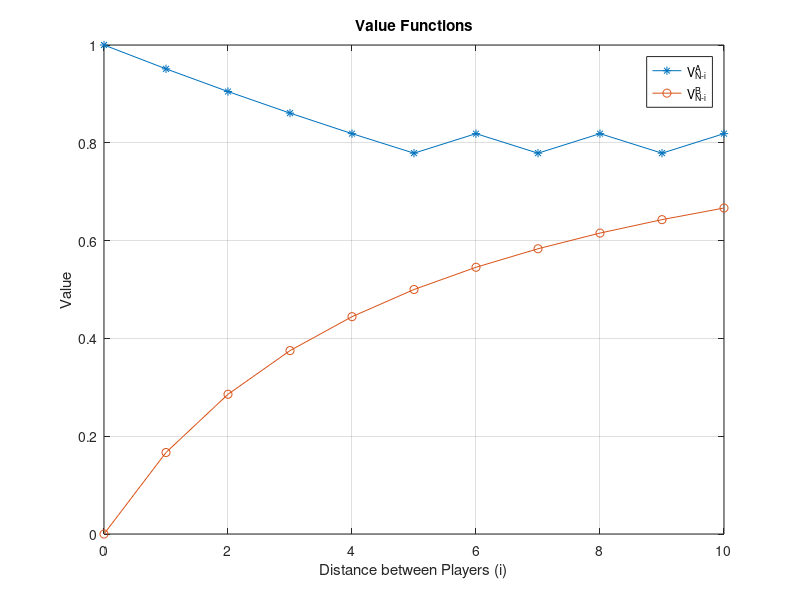
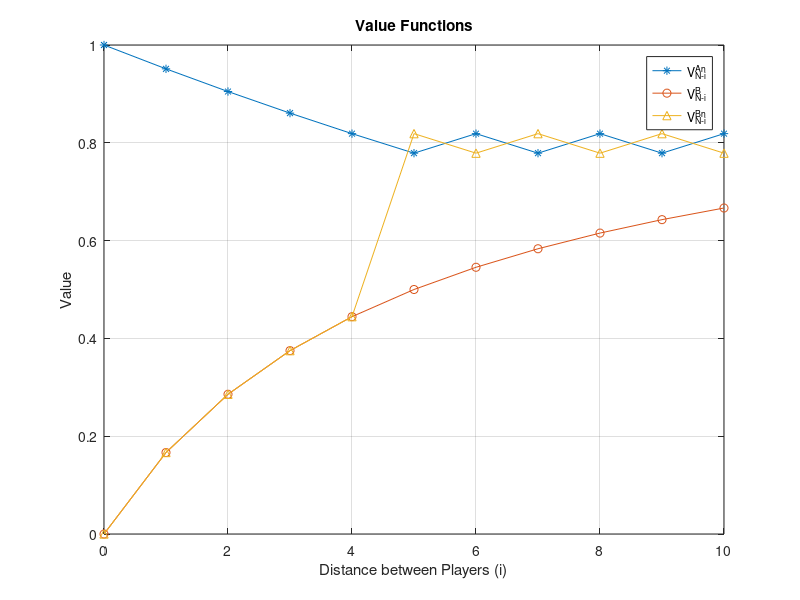
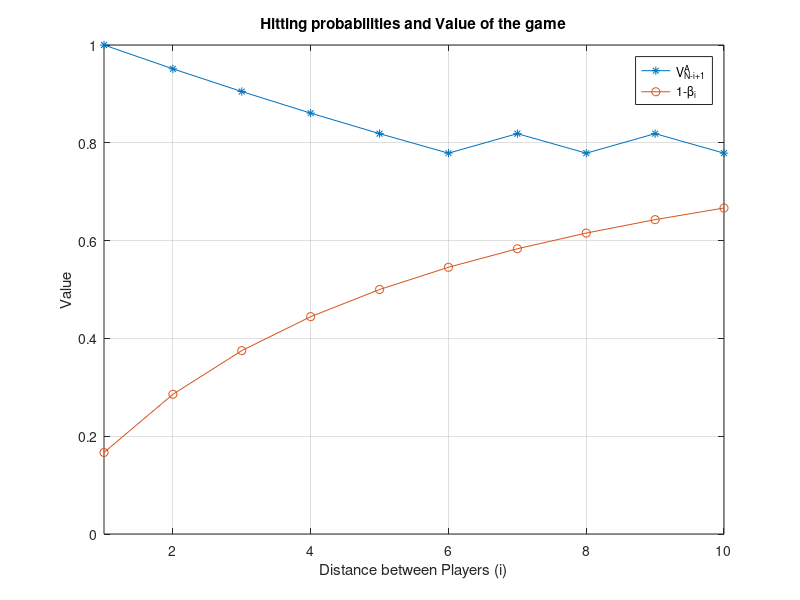
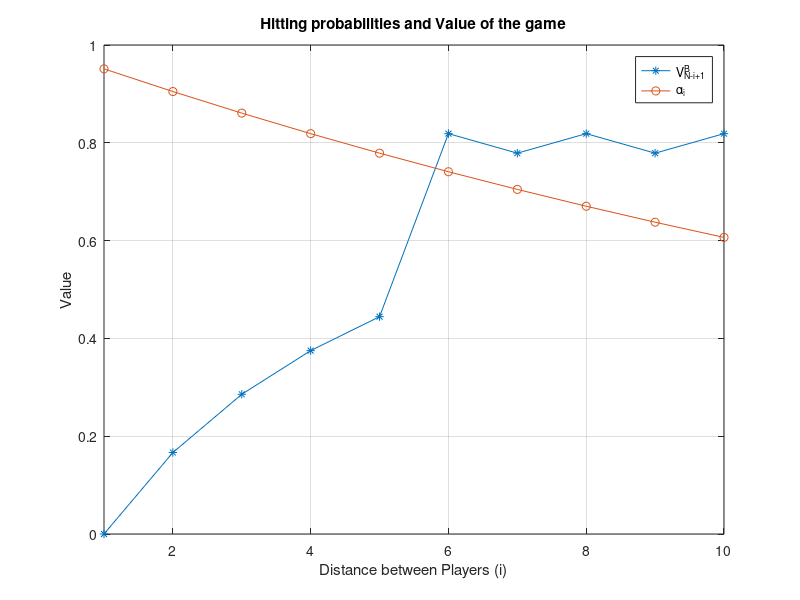

These figures' MATLAB source, in order:
p0 = 0.05; y0 = 5;
VA = 1; VB = 0; VBn = 0;
A = 1; B = 1;
alpha0 = 1; beta0 = 1; alpha = []; beta = [];
iA = 0; iB = 0;
B_op = 0; N = 10;
for i = 1:1:N
    alpha(i) = exp(-p0*i); 
    beta(i) = 1-(i/(y0+i));
   if A == 1
%        if i > 9
%            VA(i + 1) = VBn(i);
%         if alpha(i) < VB(i)
%             VA(i+1) = VB(i);
        if alpha(i) < VBn(i)
            VA(i+1) = VBn(i);
        else
            VA(i+1) = alpha(i);
            iA = iA + 1;
        end
   else
        break
   end
   if B == 1
           if (1 - beta(i)) > VA(i)
               VB(i+1) = VA(i);
           else
               VB(i+1) = 1 - beta(i);
               iB = iB + 1;
           end
   end
   if B == 1
       if alpha(i) > 0.5 && beta(i) > 0.5
           VBn(i+1) = 1 - beta(i);
           %                iB = iB + 1;
       else
           VBn(i+1) = VA(i);
       end
   end
end

alpha = [alpha0 alpha];
beta = [beta0 beta];
 %%  Plot
figure(1)
plot(0:N, VA,'*-'); hold on;
plot(0:N, VB,'o-'); hold on; grid on;
xlabel('Distance between Players (i)'); ylabel('Value');
title('Value Functions'); legend('V^{A}_{N-i}','V^{B}_{N-i}'); 

figure(2)
plot(0:N, VA,'*-'); hold on;
plot(0:N, VB,'o-'); hold on; grid on;
plot(0:N, VBn,'^-'); hold on; grid on;
xlabel('Distance between Players (i)'); ylabel('Value');
title('Value Functions'); 
legend('V^{An}_{N-i}','V^{B}_{N-i}','V^{Bn}_{N-i}'); 

figure(3)
plot(1:N, VA(1:N),'*-'); hold on; grid on;
plot(1:N, 1 - beta(2:N+1),'o-');
xlim([1,N])
xlabel('Distance between Players (i)'); ylabel('Value');
title('Hitting probabilities and Value of the game')
legend('V^{A}_{N-i+1}','1-\beta_i')

figure(4)
% plot(1:N, VB(1:N),'*-'); hold on; grid on
plot(1:N, VBn(1:N),'*-'); hold on; grid on
plot(1:N, alpha(2:N+1),'o-');
xlim([1,N])
xlabel('Distance between Players (i)'); ylabel('Value');
title('Hitting probabilities and Value of the game')
legend('V^{B}_{N-i+1}','\alpha_i')


% figure(5)
% plot(1:N, VB(1:N)); hold on;
% plot(1:N, alpha(2:N+1));
% legend('VB','\alpha')
% plot(0:(length(VA)-1), VA);
% hold on 
% plot(0:(length(VB)-1), VB);
% hold on
% plot(0:(length(VB)-1), VBn);
% xlabel('Distance between players (i)');
% ylabel('Value');
% title('Value Functions for Players')
% legend('VA','VB','VB non-optimal');
% grid on;

%% Largest i
X = ['The largest distance when Annie should first shoot is ', num2str(iA)];
Y = ['The largest distance when Bruno should first shoot is ', num2str(iB)];
disp(X); disp(Y);

